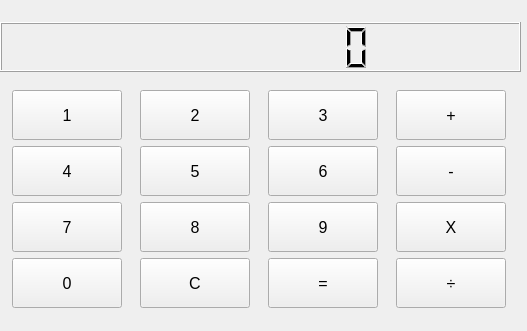
<?xml version="1.0" encoding="UTF-8"?>
<ui version="4.0">
 <class>Calculate</class>
 <widget class="QWidget" name="Calculate">
  <property name="geometry">
   <rect>
    <x>0</x>
    <y>0</y>
    <width>527</width>
    <height>331</height>
   </rect>
  </property>
  <property name="windowTitle">
   <string>高级计算器</string>
  </property>
  <widget class="QWidget" name="verticalLayoutWidget">
   <property name="geometry">
    <rect>
     <x>0</x>
     <y>10</y>
     <width>521</width>
     <height>311</height>
    </rect>
   </property>
   <layout class="QVBoxLayout" name="verticalLayout">
    <item>
     <widget class="QLCDNumber" name="lcdNumber">
      <property name="maximumSize">
       <size>
        <width>16777215</width>
        <height>50</height>
       </size>
      </property>
      <property name="digitCount">
       <number>9</number>
      </property>
     </widget>
    </item>
    <item>
     <layout class="QGridLayout" name="gridLayout">
      <item row="3" column="1">
       <widget class="QPushButton" name="pushButton_clear">
        <property name="minimumSize">
         <size>
          <width>0</width>
          <height>50</height>
         </size>
        </property>
        <property name="maximumSize">
         <size>
          <width>110</width>
          <height>16777215</height>
         </size>
        </property>
        <property name="font">
         <font>
          <family>Arial</family>
          <pointsize>12</pointsize>
         </font>
        </property>
        <property name="text">
         <string>C</string>
        </property>
       </widget>
      </item>
      <item row="0" column="3">
       <widget class="QPushButton" name="pushButton_add">
        <property name="minimumSize">
         <size>
          <width>0</width>
          <height>50</height>
         </size>
        </property>
        <property name="maximumSize">
         <size>
          <width>110</width>
          <height>16777215</height>
         </size>
        </property>
        <property name="font">
         <font>
          <family>Arial</family>
          <pointsize>12</pointsize>
         </font>
        </property>
        <property name="text">
         <string>+</string>
        </property>
       </widget>
      </item>
      <item row="3" column="2">
       <widget class="QPushButton" name="pushButton_equ">
        <property name="minimumSize">
         <size>
          <width>0</width>
          <height>50</height>
         </size>
        </property>
        <property name="maximumSize">
         <size>
          <width>110</width>
          <height>16777215</height>
         </size>
        </property>
        <property name="font">
         <font>
          <family>Arial</family>
          <pointsize>12</pointsize>
         </font>
        </property>
        <property name="text">
         <string>=</string>
        </property>
       </widget>
      </item>
      <item row="1" column="2">
       <widget class="QPushButton" name="pushButton_6">
        <property name="minimumSize">
         <size>
          <width>0</width>
          <height>50</height>
         </size>
        </property>
        <property name="maximumSize">
         <size>
          <width>110</width>
          <height>16777215</height>
         </size>
        </property>
        <property name="font">
         <font>
          <family>Arial</family>
          <pointsize>12</pointsize>
         </font>
        </property>
        <property name="text">
         <string>6</string>
        </property>
       </widget>
      </item>
      <item row="2" column="3">
       <widget class="QPushButton" name="pushButton_mul">
        <property name="minimumSize">
         <size>
          <width>0</width>
          <height>50</height>
         </size>
        </property>
        <property name="maximumSize">
         <size>
          <width>110</width>
          <height>16777215</height>
         </size>
        </property>
        <property name="font">
         <font>
          <family>Arial</family>
          <pointsize>12</pointsize>
         </font>
        </property>
        <property name="text">
         <string>X</string>
        </property>
       </widget>
      </item>
      <item row="0" column="2">
       <widget class="QPushButton" name="pushButton_3">
        <property name="minimumSize">
         <size>
          <width>0</width>
          <height>50</height>
         </size>
        </property>
        <property name="maximumSize">
         <size>
          <width>110</width>
          <height>16777215</height>
         </size>
        </property>
        <property name="font">
         <font>
          <family>Arial</family>
          <pointsize>12</pointsize>
         </font>
        </property>
        <property name="text">
         <string>3</string>
        </property>
       </widget>
      </item>
      <item row="2" column="1">
       <widget class="QPushButton" name="pushButton_8">
        <property name="minimumSize">
         <size>
          <width>0</width>
          <height>50</height>
         </size>
        </property>
        <property name="maximumSize">
         <size>
          <width>110</width>
          <height>16777215</height>
         </size>
        </property>
        <property name="font">
         <font>
          <family>Arial</family>
          <pointsize>12</pointsize>
         </font>
        </property>
        <property name="text">
         <string>8</string>
        </property>
       </widget>
      </item>
      <item row="0" column="0">
       <widget class="QPushButton" name="pushButton_1">
        <property name="minimumSize">
         <size>
          <width>0</width>
          <height>50</height>
         </size>
        </property>
        <property name="maximumSize">
         <size>
          <width>110</width>
          <height>16777215</height>
         </size>
        </property>
        <property name="font">
         <font>
          <family>Arial</family>
          <pointsize>12</pointsize>
         </font>
        </property>
        <property name="text">
         <string>1</string>
        </property>
       </widget>
      </item>
      <item row="3" column="0">
       <widget class="QPushButton" name="pushButton_0">
        <property name="minimumSize">
         <size>
          <width>0</width>
          <height>50</height>
         </size>
        </property>
        <property name="maximumSize">
         <size>
          <width>110</width>
          <height>16777215</height>
         </size>
        </property>
        <property name="font">
         <font>
          <family>Arial</family>
          <pointsize>12</pointsize>
         </font>
        </property>
        <property name="text">
         <string>0</string>
        </property>
       </widget>
      </item>
      <item row="2" column="0">
       <widget class="QPushButton" name="pushButton_7">
        <property name="minimumSize">
         <size>
          <width>0</width>
          <height>50</height>
         </size>
        </property>
        <property name="maximumSize">
         <size>
          <width>110</width>
          <height>16777215</height>
         </size>
        </property>
        <property name="font">
         <font>
          <family>Arial</family>
          <pointsize>12</pointsize>
         </font>
        </property>
        <property name="text">
         <string>7</string>
        </property>
       </widget>
      </item>
      <item row="2" column="2">
       <widget class="QPushButton" name="pushButton_9">
        <property name="minimumSize">
         <size>
          <width>0</width>
          <height>50</height>
         </size>
        </property>
        <property name="maximumSize">
         <size>
          <width>110</width>
          <height>16777215</height>
         </size>
        </property>
        <property name="font">
         <font>
          <family>Arial</family>
          <pointsize>12</pointsize>
         </font>
        </property>
        <property name="text">
         <string>9</string>
        </property>
       </widget>
      </item>
      <item row="1" column="3">
       <widget class="QPushButton" name="pushButton_sub">
        <property name="minimumSize">
         <size>
          <width>0</width>
          <height>50</height>
         </size>
        </property>
        <property name="maximumSize">
         <size>
          <width>110</width>
          <height>16777215</height>
         </size>
        </property>
        <property name="font">
         <font>
          <family>Arial</family>
          <pointsize>12</pointsize>
         </font>
        </property>
        <property name="text">
         <string>-</string>
        </property>
       </widget>
      </item>
      <item row="1" column="0">
       <widget class="QPushButton" name="pushButton_4">
        <property name="minimumSize">
         <size>
          <width>0</width>
          <height>50</height>
         </size>
        </property>
        <property name="maximumSize">
         <size>
          <width>110</width>
          <height>16777215</height>
         </size>
        </property>
        <property name="font">
         <font>
          <family>Arial</family>
          <pointsize>12</pointsize>
         </font>
        </property>
        <property name="text">
         <string>4</string>
        </property>
       </widget>
      </item>
      <item row="3" column="3">
       <widget class="QPushButton" name="pushButton_div">
        <property name="minimumSize">
         <size>
          <width>0</width>
          <height>50</height>
         </size>
        </property>
        <property name="maximumSize">
         <size>
          <width>110</width>
          <height>16777215</height>
         </size>
        </property>
        <property name="font">
         <font>
          <family>Arial</family>
          <pointsize>12</pointsize>
         </font>
        </property>
        <property name="text">
         <string>÷</string>
        </property>
       </widget>
      </item>
      <item row="0" column="1">
       <widget class="QPushButton" name="pushButton_2">
        <property name="minimumSize">
         <size>
          <width>0</width>
          <height>50</height>
         </size>
        </property>
        <property name="maximumSize">
         <size>
          <width>110</width>
          <height>16777215</height>
         </size>
        </property>
        <property name="font">
         <font>
          <family>Arial</family>
          <pointsize>12</pointsize>
         </font>
        </property>
        <property name="text">
         <string>2</string>
        </property>
       </widget>
      </item>
      <item row="1" column="1">
       <widget class="QPushButton" name="pushButton_5">
        <property name="minimumSize">
         <size>
          <width>0</width>
          <height>50</height>
         </size>
        </property>
        <property name="maximumSize">
         <size>
          <width>110</width>
          <height>16777215</height>
         </size>
        </property>
        <property name="font">
         <font>
          <family>Arial</family>
          <pointsize>12</pointsize>
         </font>
        </property>
        <property name="text">
         <string>5</string>
        </property>
       </widget>
      </item>
     </layout>
    </item>
   </layout>
  </widget>
 </widget>
 <resources/>
 <connections/>
</ui>
